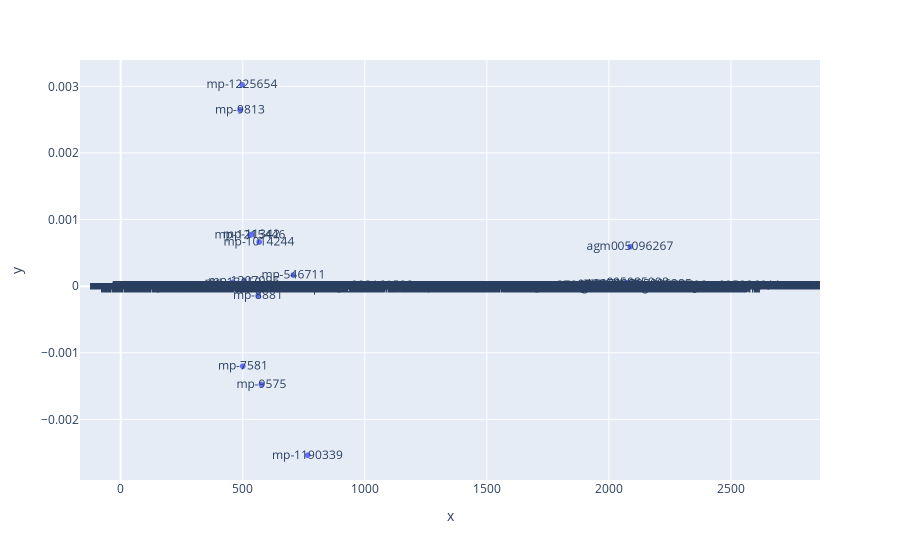

Notebook code for this chart:
### Code cell
import plotly.express as px
fig = px.scatter(
    x=np.arange(len(df_rot_ieee)),
    y=(df_rot_ieee['dKP_full_neum']-df_rot_ieee['dKP_full'])/df_rot_ieee['dKP_full'],
    text=df_rot_ieee.index
    )
fig.show()

### Figure 1 — Plotly figure (JSON) as saved in the notebook; plotly's stock layout.template omitted (floating-point values rounded to 4 significant figures; data arrays with more than 128 entries replaced by an {"elided": "..."} marker saying what was removed)
{"data": [{"hovertemplate": "x=%{x}<br>y=%{y}<br>text=%{text}<extra></extra>", "legendgroup": "", "marker": {"color": "#636efa", "symbol": "circle"}, "mode": "markers+text", "name": "", "showlegend": false, "text": {"elided": "2699 str values"}, "type": "scattergl", "x": {"elided": "2699 int values"}, "xaxis": "x", "y": {"elided": "2699 float values"}, "yaxis": "y"}], "layout": {"legend": {"tracegroupgap": 0}, "margin": {"t": 60}, "xaxis": {"anchor": "y", "domain": [0, 1], "title": {"text": "x"}}, "yaxis": {"anchor": "x", "domain": [0, 1], "title": {"text": "y"}}}}
